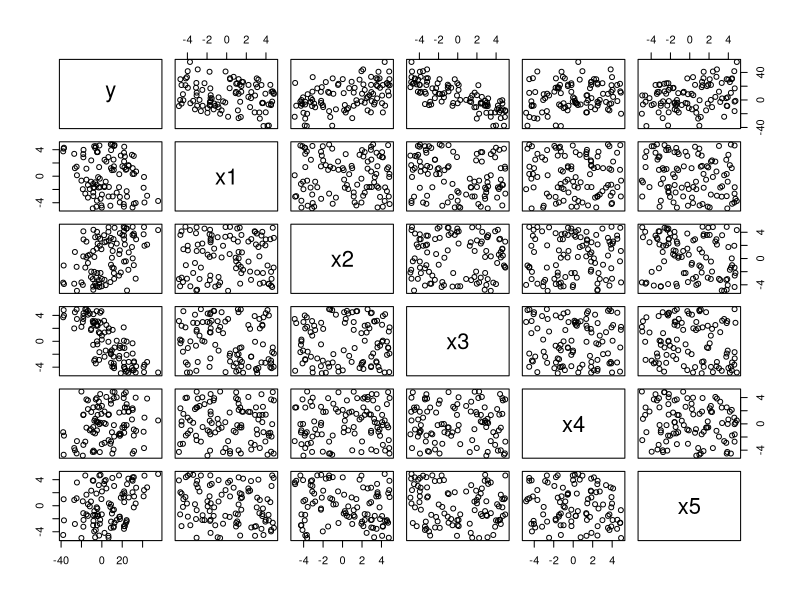

Source code (R):
n = 100
x1 = runif(n, min=-5, max=5)
x2 = runif(n, min=-5, max=5)
x3 = runif(n, min=-5, max=5)
x4 = runif(n, min=-5, max=5)
x5 = runif(n, min=-5, max=5)

sigma=2
e = rnorm(n, 0, sigma)

y = 4 - 2*x1 + 3 * x2 - 5*x3 + 0.8*x4 + 1.4*x5 + e
matXY = data.frame(y, x1, x2, x3, x4, x5)
plot(matXY) #plot des données 2 à 2

res = lm(y~x1+x2+x3+x4+x5)
summary(res)
